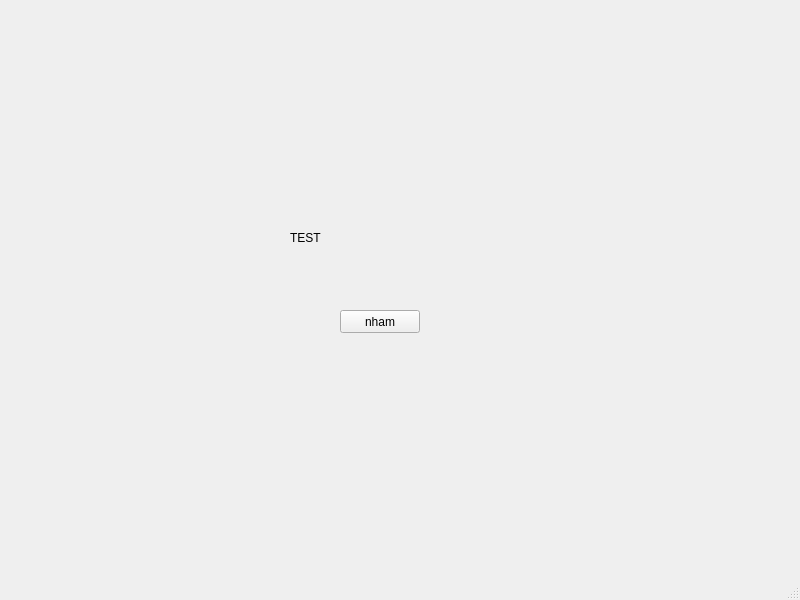
<?xml version="1.0" encoding="UTF-8"?>
<ui version="4.0">
 <class>MainWindow</class>
 <widget class="QMainWindow" name="MainWindow">
  <property name="geometry">
   <rect>
    <x>0</x>
    <y>0</y>
    <width>800</width>
    <height>600</height>
   </rect>
  </property>
  <property name="windowTitle">
   <string>MainWindow</string>
  </property>
  <widget class="QWidget" name="centralwidget">
   <widget class="QPushButton" name="pushButton">
    <property name="geometry">
     <rect>
      <x>340</x>
      <y>310</y>
      <width>80</width>
      <height>23</height>
     </rect>
    </property>
    <property name="text">
     <string>nham</string>
    </property>
   </widget>
   <widget class="QLabel" name="label">
    <property name="geometry">
     <rect>
      <x>290</x>
      <y>230</y>
      <width>201</width>
      <height>16</height>
     </rect>
    </property>
    <property name="text">
     <string>TEST</string>
    </property>
   </widget>
  </widget>
  <widget class="QMenuBar" name="menubar">
   <property name="geometry">
    <rect>
     <x>0</x>
     <y>0</y>
     <width>800</width>
     <height>20</height>
    </rect>
   </property>
  </widget>
  <widget class="QStatusBar" name="statusbar"/>
 </widget>
 <resources/>
 <connections/>
</ui>
